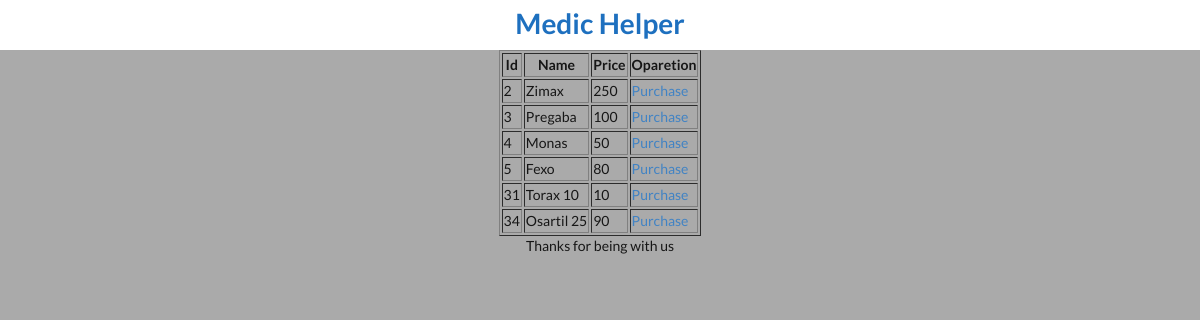
The page /medicine_read.php on the database its author committed.
### tables this page shows
CREATE TABLE `medicine` (
  `id` int(11) NOT NULL,
  `name` varchar(100) NOT NULL,
  `short_description` varchar(200) NOT NULL,
  `price` int(11) NOT NULL
);

### medicine_read.php (the view, shortened to what this page needs)
<!DOCTYPE html>
<html lang="en">
<head>
	<link rel="stylesheet" href="https://cdnjs.cloudflare.com/ajax/libs/semantic-ui/2.4.1/semantic.min.css">
</head>
<body>
<header class="part1" style="background-color:white; height: 50px;">
<a href="dashboard.php"><center><h1 style="padding-top:5px">Medic Helper</h1></center></a>
</header>
<main class="Mid">
<center>
	<?php
	$connect = mysqli_connect( HOST, USER, PASS, DB )
		or die("Can not connect");
	$results = mysqli_query( $connect, "SELECT * FROM medicine" )
		or die("Can not execute query");
	echo "<table border> \n";
	echo "<th>Id</th> <th>Name</th> <th>Price</th> <th>Oparetion</th>  \n";
	while( $rows = mysqli_fetch_array( $results ) ) {
		extract( $rows );
		echo "<tr>";
		echo "<td> $id </td>";
		echo "<td> $name </td>";
		echo "<td> $price </td>";
		echo "<td> <a href = ''> Purchase </a> </td>";
		echo "</tr> \n";
	}
	echo "</table> \n";
?>
	</center>
</main>
<footer class="part3">
<center><Span>Thanks for being with us</Span></center>
</footer>
</body>
</html>

### medicine_read.php (style rules this page uses)
body { background-color:#AAAAAA; }

### rows shown on the page
medicine: id "2", name "Zimax", price "250"
medicine: id "3", name "Pregaba", price "100"
medicine: id "4", name "Monas", price "50"
medicine: id "5", name "Fexo", price "80"
medicine: id "31", name "Torax 10", price "10"
medicine: id "34", name "Osartil 25", price "90"
